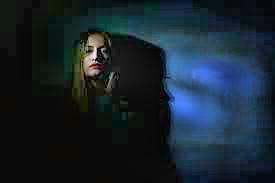
#> input picture equalized/images.jpeg, 275 x 183 px, found by its file name
$ python PhotoPreProcesing.py
#> lines starting #> are read from the running program, lines starting #| are printed output that depends on the picture
from re import I, X
from PIL import Image
from math import sqrt
import io
from skimage import exposure
from skimage import io

# folder -> photo directory
# photo_toCheck -> photo name to check for brightness
# folder = "photos/"
# photo_name = "Yellow.png"
# photo_toCheck = str(folder + photo_name)

# set default standard black brightness
# reference https://a.atmos.washington.edu/~ovens/javascript/colorpicker.html
# insert default RGB values for a standard darked photo
std_R = 64
std_G = 64
std_B = 64
stdRGBMean = (
    std_B + std_G + std_R
) / 3  # calculate standard mean value from parameters

# path to get photo from
folder = "photos/"
photo_name = "images.jpeg"
photo_toCheck = str(folder + photo_name)

# path to save post-elaboration output
output_folder = "equalized/"
output_path = str(output_folder)


def brightnessCalculator(path_to_photo_toCheck):
#> called with path_to_photo_toCheck = 'photos/images.jpeg'
    imag = Image.open(path_to_photo_toCheck)
#> imag is the input picture: PIL image 275x183 RGB; mean R, G, B 23.3, 36.3, 46.7
    # Convert the image te RGB if it is a .gif for example
    imag = imag.convert("RGB")
    # coordinates of the pixel
    X, Y = 0, 0
    # Get RGB
    pixelRGB = imag.getpixel((X, Y))
#> pixelRGB = (16, 25, 20)
    R, G, B = pixelRGB
#> R = 16; G = 25; B = 20
    brightness = float(
        sum([R, G, B]) / 3
    )  # 0 is dark (black) and 255 is bright (white)
#> brightness = 20.33
    return brightness


def photoBrightnessEvaluate(path_to_photo_toCheck):
    tmpPhotoBrightness = brightnessCalculator(
        path_to_photo_toCheck
    )  # calculate photo brightness
#> tmpPhotoBrightness = 20.33
    if tmpPhotoBrightness < stdRGBMean:  # compare with standard medium value
        return True


def photoProcessor(boolean_value):
#> called with boolean_value = True
    if processingFlag == True:
        print("Equalization started.")
        img = io.imread(photo_toCheck)
        # Contrast stretching
        # p2, p98 = np.percentile(img, (2, 98))
        # img_rescale = exposure.rescale_intensity(img, in_range=(p2, p98))
        # Adaptive Equalization
        img_adapteq = exposure.equalize_adapthist(img, clip_limit=0.03)
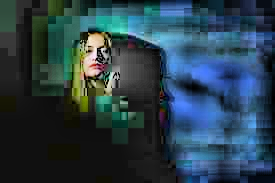
#> img_adapteq: shape (183, 275, 3) float64; mean R, G, B 0.163, 0.25, 0.297
#> (the run stopped early here; a loop or call above may not have finished)

$ run again, with equalized/darked_face.jpeg copied over equalized/images.jpeg
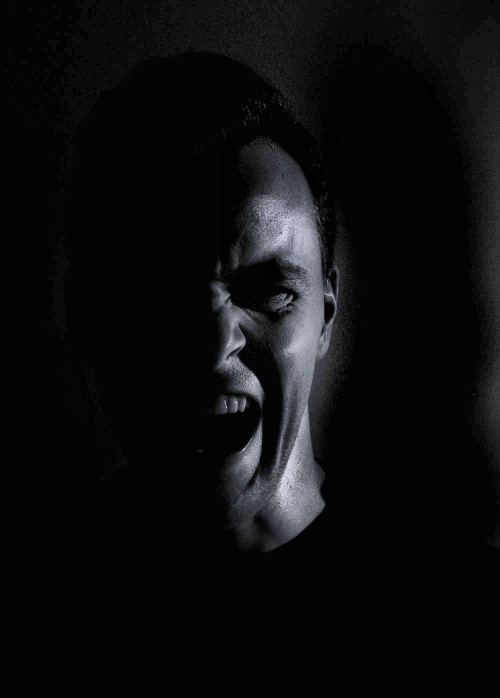
#> input picture equalized/darked_face.jpeg, 1000 x 1396 px, found by its file name (shown at 1/2 size)
#> in brightnessCalculator, imag is the input picture: PIL image 1000x1396 RGB; mean R, G, B 12.5, 12.6, 13.3
#> pixelRGB = (3, 3, 3)
#> R = 3
#> in photoProcessor, `img_adapteq = exposure.equalize_adapthist(img, clip_limit=0.03)`:
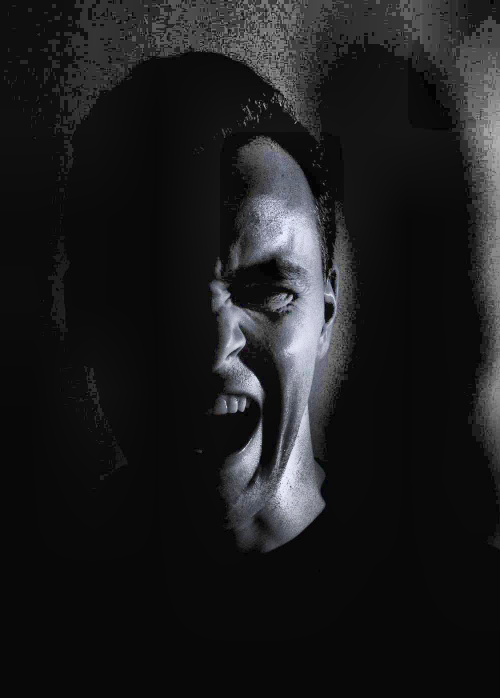
#> img_adapteq: shape (1396, 1000, 3) float64 (shown at 1/2 size); mean R, G, B 0.112, 0.113, 0.117

$ run again, with equalized/dark_chri.png saved as equalized/images.jpeg
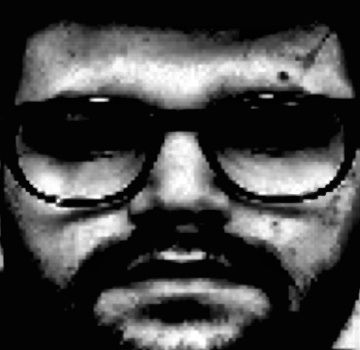
#> input picture equalized/dark_chri.png, 360 x 350 px, found by its file name
#> in brightnessCalculator, imag is the input picture: PIL image 360x350 RGB; min 0, max 255, mean 70.1
#> pixelRGB = (3, 3, 3)
#> R = 3
#> in photoProcessor, `img_adapteq = exposure.equalize_adapthist(img, clip_limit=0.03)`:
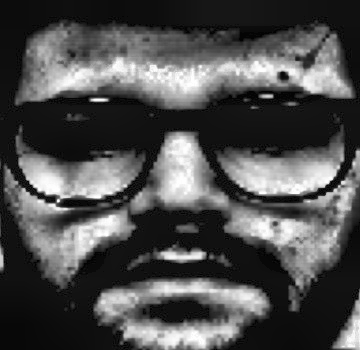
#> img_adapteq: shape (350, 360, 3) float64; min 0, max 1, mean 0.312

$ run again, with equalized/screen.png saved as equalized/images.jpeg
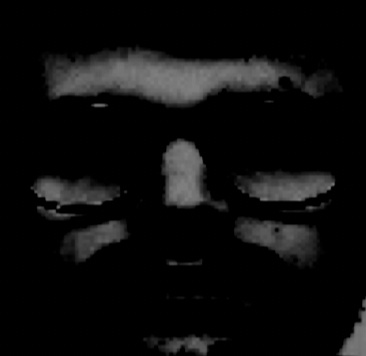
#> input picture equalized/screen.png, 366 x 356 px, found by its file name
#> in brightnessCalculator, imag is the input picture: PIL image 366x356 RGB; min 0, max 128, mean 13.4
#> pixelRGB = (0, 0, 0)
#> R = 0
#> in photoProcessor, `img_adapteq = exposure.equalize_adapthist(img, clip_limit=0.03)`:
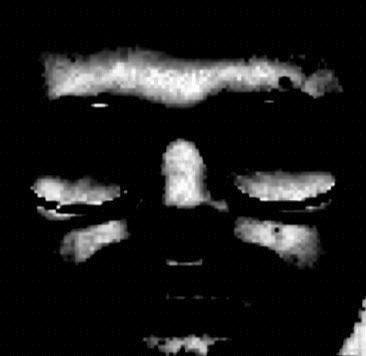
#> img_adapteq: shape (356, 366, 3) float64; min 0, max 1, mean 0.109
